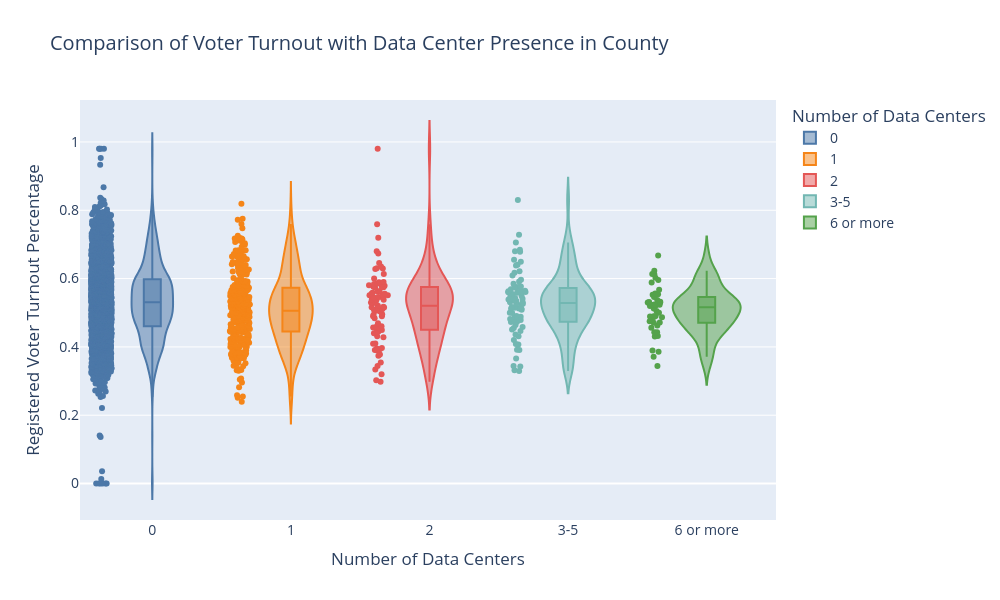

Notebook cell for this chart:
### Code cell
# Violin plotting with binned data center count - all bins
# https://plotly.com/python/violin/

fig = px.violin(dc_nanda_df, y = "REG_VOTER_TURNOUT_PCT", 
                x = "data_center_bins", color = "data_center_bins", 
                box = True, 
                points = "all", 
                category_orders = {"data_center_bins": bin_labels},
                color_discrete_sequence = px.colors.qualitative.T10,
                width = 1000, height = 600, 
                title = "Comparison of Voter Turnout with Data Center Presence in County", 
                  labels = {
                    "data_center_bins": "Number of Data Centers",
                    "REG_VOTER_TURNOUT_PCT": "Registered Voter Turnout Percentage"
                  },
               )

fig.update_layout(font_size = 14)

fig.show()

### Figure 1 — Plotly figure (JSON) as saved in the notebook; plotly's stock layout.template omitted (floating-point values rounded to 4 significant figures; data arrays with more than 128 entries replaced by an {"elided": "..."} marker saying what was removed)
{"data": [{"alignmentgroup": "True", "box": {"visible": true}, "hovertemplate": "Number of Data Centers=%{x}<br>Registered Voter Turnout Percentage=%{y}<extra></extra>", "legendgroup": "0", "marker": {"color": "#4C78A8"}, "name": "0", "offsetgroup": "0", "orientation": "v", "points": "all", "scalegroup": "True", "showlegend": true, "type": "violin", "x": {"elided": "2519 str values"}, "x0": " ", "xaxis": "x", "y": {"elided": "2519 float values"}, "y0": " ", "yaxis": "y"}, {"alignmentgroup": "True", "box": {"visible": true}, "hovertemplate": "Number of Data Centers=%{x}<br>Registered Voter Turnout Percentage=%{y}<extra></extra>", "legendgroup": "1", "marker": {"color": "#F58518"}, "name": "1", "offsetgroup": "1", "orientation": "v", "points": "all", "scalegroup": "True", "showlegend": true, "type": "violin", "x": {"elided": "319 str values"}, "x0": " ", "xaxis": "x", "y": {"elided": "319 float values"}, "y0": " ", "yaxis": "y"}, {"alignmentgroup": "True", "box": {"visible": true}, "hovertemplate": "Number of Data Centers=%{x}<br>Registered Voter Turnout Percentage=%{y}<extra></extra>", "legendgroup": "2", "marker": {"color": "#E45756"}, "name": "2", "offsetgroup": "2", "orientation": "v", "points": "all", "scalegroup": "True", "showlegend": true, "type": "violin", "x": ["2", "2", "2", "2", "2", "2", "2", "2", "2", "2", "2", "2", "2", "2", "2", "2", "2", "2", "2", "2", "2", "2", "2", "2", "2", "2", "2", "2", "2", "2", "2", "2", "2", "2", "2", "2", "2", "2", "2", "2", "2", "2", "2", "2", "2", "2", "2", "2", "2", "2", "2", "2", "2", "2", "2", "2", "2", "2", "2", "2", "2", "2", "2", "2", "2", "2", "2", "2", "2", "2", "2", "2", "2", "2", "2", "2", "2", "2", "2", "2", "2", "2", "2"], "x0": " ", "xaxis": "x", "y": [0.3909, 0.516, 0.3777, 0.5285, 0.5531, 0.4693, 0.494, 0.5747, 0.5102, 0.5554, 0.5589, 0.4837, 0.374, 0.3971, 0.409, 0.98, 0.5788, 0.4494, 0.6137, 0.4397, 0.3951, 0.4567, 0.4562, 0.4282, 0.5201, 0.4568, 0.3546, 0.5558, 0.5174, 0.5058, 0.5443, 0.5778, 0.5389, 0.5855, 0.5758, 0.4897, 0.3202, 0.4311, 0.443, 0.5298, 0.5157, 0.4956, 0.509, 0.5467, 0.5151, 0.5394, 0.5443, 0.5463, 0.5512, 0.5515, 0.6803, 0.589, 0.6304, 0.6284, 0.5898, 0.6457, 0.6353, 0.5838, 0.6299, 0.6002, 0.3932, 0.2979, 0.4522, 0.5839, 0.3439, 0.5618, 0.4896, 0.4602, 0.302, 0.46, 0.3342, 0.5807, 0.5381, 0.564, 0.5309, 0.4101, 0.3892, 0.5034, 0.5734, 0.4454, 0.7197, 0.6733, 0.7588], "y0": " ", "yaxis": "y"}, {"alignmentgroup": "True", "box": {"visible": true}, "hovertemplate": "Number of Data Centers=%{x}<br>Registered Voter Turnout Percentage=%{y}<extra></extra>", "legendgroup": "3-5", "marker": {"color": "#72B7B2"}, "name": "3-5", "offsetgroup": "3-5", "orientation": "v", "points": "all", "scalegroup": "True", "showlegend": true, "type": "violin", "x": ["3-5", "3-5", "3-5", "3-5", "3-5", "3-5", "3-5", "3-5", "3-5", "3-5", "3-5", "3-5", "3-5", "3-5", "3-5", "3-5", "3-5", "3-5", "3-5", "3-5", "3-5", "3-5", "3-5", "3-5", "3-5", "3-5", "3-5", "3-5", "3-5", "3-5", "3-5", "3-5", "3-5", "3-5", "3-5", "3-5", "3-5", "3-5", "3-5", "3-5", "3-5", "3-5", "3-5", "3-5", "3-5", "3-5", "3-5", "3-5", "3-5", "3-5", "3-5", "3-5", "3-5", "3-5", "3-5", "3-5", "3-5", "3-5", "3-5", "3-5", "3-5", "3-5", "3-5", "3-5", "3-5", "3-5", "3-5", "3-5", "3-5", "3-5", "3-5", "3-5", "3-5", "3-5", "3-5", "3-5", "3-5", "3-5"], "x0": " ", "xaxis": "x", "y": [0.4087, 0.5724, 0.3314, 0.5398, 0.4469, 0.4901, 0.4884, 0.5343, 0.5624, 0.5001, 0.512, 0.5475, 0.4799, 0.4819, 0.4859, 0.4639, 0.5642, 0.5752, 0.4812, 0.6174, 0.5497, 0.577, 0.5687, 0.4366, 0.56, 0.5914, 0.6089, 0.5626, 0.4585, 0.7055, 0.3917, 0.5548, 0.5307, 0.3908, 0.5307, 0.4736, 0.5428, 0.5149, 0.4068, 0.509, 0.5386, 0.4507, 0.5585, 0.4728, 0.4555, 0.499, 0.5126, 0.6492, 0.5847, 0.5968, 0.6784, 0.6383, 0.6406, 0.5587, 0.5766, 0.6841, 0.6552, 0.3661, 0.3443, 0.5264, 0.3424, 0.4789, 0.5255, 0.3295, 0.4312, 0.5363, 0.4735, 0.5116, 0.42, 0.5236, 0.6798, 0.5408, 0.5605, 0.4883, 0.5165, 0.8301, 0.7285, 0.6217], "y0": " ", "yaxis": "y"}, {"alignmentgroup": "True", "box": {"visible": true}, "hovertemplate": "Number of Data Centers=%{x}<br>Registered Voter Turnout Percentage=%{y}<extra></extra>", "legendgroup": "6 or more", "marker": {"color": "#54A24B"}, "name": "6 or more", "offsetgroup": "6 or more", "orientation": "v", "points": "all", "scalegroup": "True", "showlegend": true, "type": "violin", "x": ["6 or more", "6 or more", "6 or more", "6 or more", "6 or more", "6 or more", "6 or more", "6 or more", "6 or more", "6 or more", "6 or more", "6 or more", "6 or more", "6 or more", "6 or more", "6 or more", "6 or more", "6 or more", "6 or more", "6 or more", "6 or more", "6 or more", "6 or more", "6 or more", "6 or more", "6 or more", "6 or more", "6 or more", "6 or more", "6 or more", "6 or more", "6 or more", "6 or more", "6 or more", "6 or more", "6 or more", "6 or more", "6 or more", "6 or more", "6 or more", "6 or more", "6 or more", "6 or more", "6 or more", "6 or more", "6 or more"], "x0": " ", "xaxis": "x", "y": [0.5317, 0.4319, 0.554, 0.5237, 0.4899, 0.6228, 0.4902, 0.4751, 0.3895, 0.4998, 0.3711, 0.3444, 0.4429, 0.4304, 0.5567, 0.5244, 0.5051, 0.4891, 0.5371, 0.6676, 0.6124, 0.6135, 0.4716, 0.3861, 0.4414, 0.5278, 0.4431, 0.5195, 0.4562, 0.4805, 0.4704, 0.5462, 0.5126, 0.5216, 0.5529, 0.5299, 0.5956, 0.6024, 0.5296, 0.5676, 0.4878, 0.4868, 0.5319, 0.5233, 0.4628, 0.5888], "y0": " ", "yaxis": "y"}], "layout": {"font": {"size": 14}, "height": 600, "legend": {"title": {"text": "Number of Data Centers"}, "tracegroupgap": 0}, "title": {"text": "Comparison of Voter Turnout with Data Center Presence in County"}, "violinmode": "overlay", "width": 1000, "xaxis": {"anchor": "y", "categoryarray": ["0", "1", "2", "3-5", "6 or more"], "categoryorder": "array", "domain": [0, 1], "title": {"text": "Number of Data Centers"}}, "yaxis": {"anchor": "x", "domain": [0, 1], "title": {"text": "Registered Voter Turnout Percentage"}}}}
